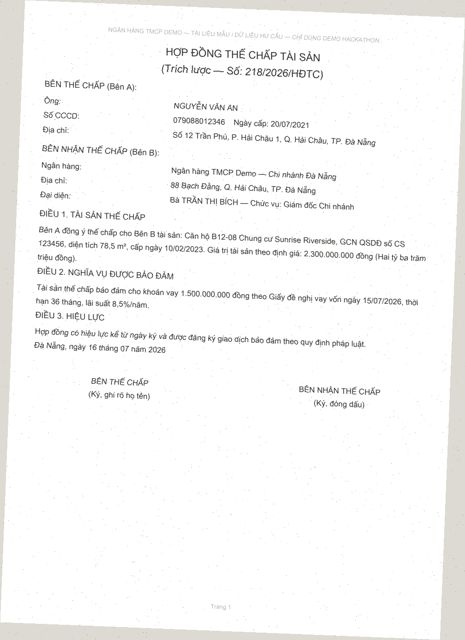
#> input picture training/dataset/credit_contract/03-hop-dong-the-chap-p0-0.jpg, 465 x 640 px; its folder holds only this picture in this run
$ python -i make_dataset.py   (imports and definitions only)
#> lines starting #> are read from the running program, lines starting #| are printed output that depends on the picture
#> further down, picture is the input picture: PIL image 465x640 RGB; mean R, G, B 246.9, 246.6, 246
# -*- coding: utf-8 -*-
"""Sinh dataset ảnh trang chứng từ từ demo-data cho classifier PyTorch.
4 lớp: loan_application, credit_contract, financial_statement, swift_mt103.
Augmentation: xoay, mờ, nhiễu, sáng/tối, ám vàng, bóng góc — mô phỏng scan/chụp thực tế.
"""
import os, random, glob
import pypdfium2 as pdfium
from PIL import Image, ImageFilter, ImageEnhance, ImageDraw

# [1 line not run here, left out]
DD = os.path.join(os.path.dirname(os.path.abspath(__file__)), "..", "demo-data")
OUT = os.path.join(os.path.dirname(os.path.abspath(__file__)), "dataset")

SOURCES = {
    "loan_application": glob.glob(f"{DD}/01-don-de-nghi-vay-von.pdf") + glob.glob(f"{DD}/bo-*/don-de-nghi-vay-von.pdf"),
    "credit_contract": glob.glob(f"{DD}/03-hop-dong-the-chap.pdf") + glob.glob(f"{DD}/bo-*/hop-dong-the-chap.pdf"),
    "financial_statement": glob.glob(f"{DD}/02-bao-cao-tai-chinh.pdf"),
    "swift_mt103": glob.glob(f"{DD}/04-swift-mt103.pdf") + glob.glob(f"{DD}/bo-*/dien-swift-mt103.pdf"),
}
# lớp ít trang gốc thì augment nhiều hơn cho cân bằng
AUG_PER_PAGE = {"loan_application": 30, "credit_contract": 36, "financial_statement": 180, "swift_mt103": 90}


def augment(img: Image.Image) -> Image.Image:
    img = img.convert("RGB")
    if random.random() < 0.6:
        tint = Image.new("RGB", img.size, (252, 248, 236))
        img = Image.blend(img, tint, random.uniform(0.05, 0.2))
    img = ImageEnhance.Contrast(img).enhance(random.uniform(0.75, 1.15))
    img = ImageEnhance.Brightness(img).enhance(random.uniform(0.8, 1.15))
    img = img.rotate(random.uniform(-4, 4), expand=True, fillcolor=(220, 218, 210))
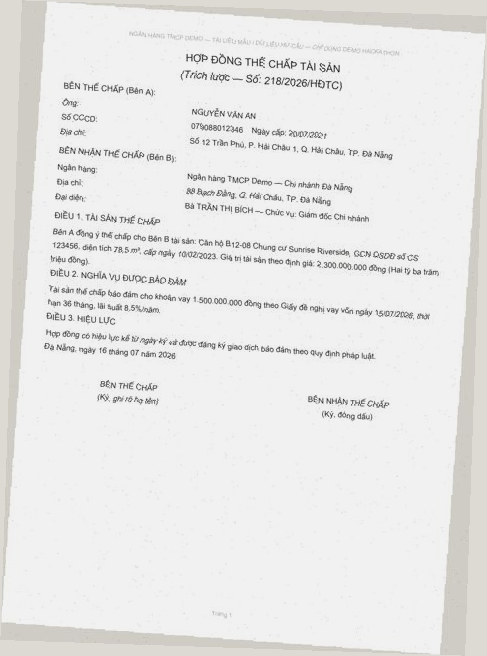
#> img: PIL image 487x656 RGB; mean R, G, B 232, 231.6, 230.5
    if random.random() < 0.7:
        img = img.filter(ImageFilter.GaussianBlur(random.uniform(0.2, 1.4)))
    if random.random() < 0.6:
        d = ImageDraw.Draw(img)
        w, h = img.size
        for _ in range(random.randrange(300, 2500)):
            x, y = random.randrange(w), random.randrange(h)
            g = random.randrange(90, 210)
            d.point((x, y), fill=(g, g, g))
    if random.random() < 0.4:  # crop lệch như chụp thiếu góc
        w, h = img.size
#> w = 487; h = 656
        dx, dy = int(w * random.uniform(0, 0.06)), int(h * random.uniform(0, 0.06))
#> dx = 13; dy = 22
        img = img.crop((dx, dy, w - int(w * random.uniform(0, 0.06)), h - int(h * random.uniform(0, 0.06))))
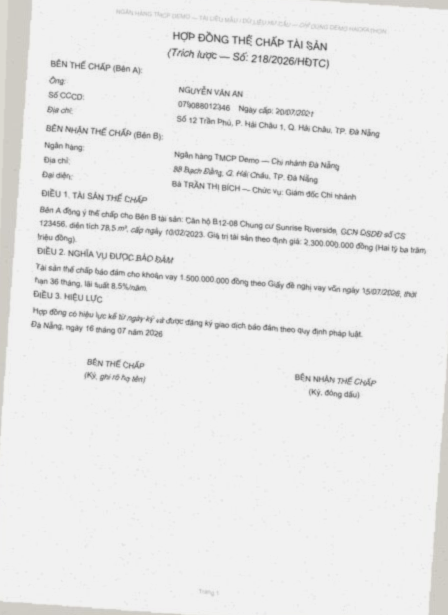
#> img: PIL image 448x615 RGB; mean R, G, B 233.8, 233.7, 233.4
    return img


total = 0
# [16 lines not run here, left out]

>>> from PIL import Image
>>> picture = Image.open('dataset/credit_contract/03-hop-dong-the-chap-p0-0.jpg')
>>> result = augment(picture)

$ run again, on training/dataset/credit_contract/03-hop-dong-the-chap-p0-1.jpg
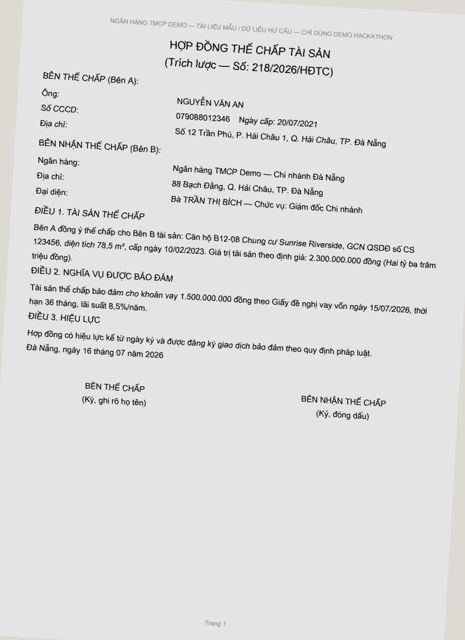
#> input picture training/dataset/credit_contract/03-hop-dong-the-chap-p0-1.jpg, 465 x 640 px
#> picture is the input picture: PIL image 465x640 RGB; mean R, G, B 221.7, 221.6, 221.3
#> in augment, `img = img.rotate(random.uniform(-4, 4), expand=True, fillcolor=(220, 2..`:
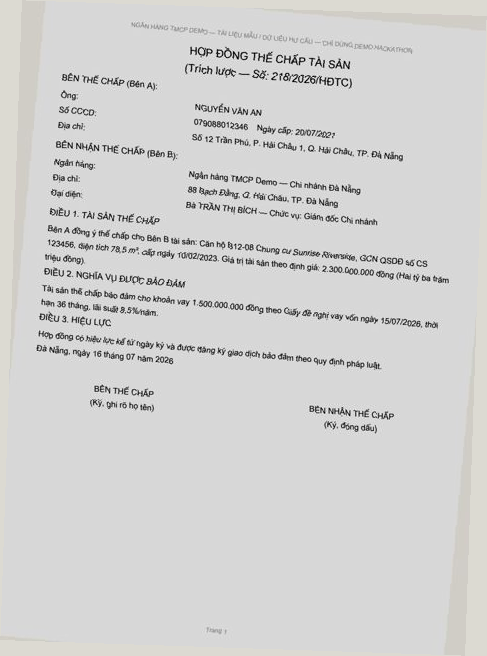
#> img: PIL image 487x656 RGB; mean R, G, B 209.5, 209.3, 208.5
#> in augment, `img = img.crop((dx, dy, w - int(w * random.uniform(0, 0.06)), h - int(..`:
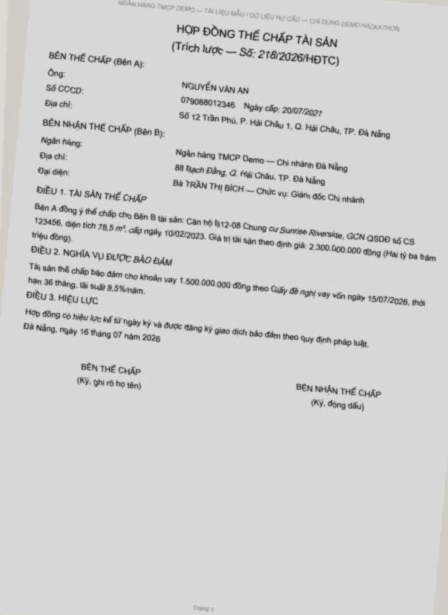
#> img: PIL image 448x615 RGB; mean R, G, B 208.4, 208.3, 208.2

$ run again, on training/dataset/credit_contract/03-hop-dong-the-chap-p0-10.jpg
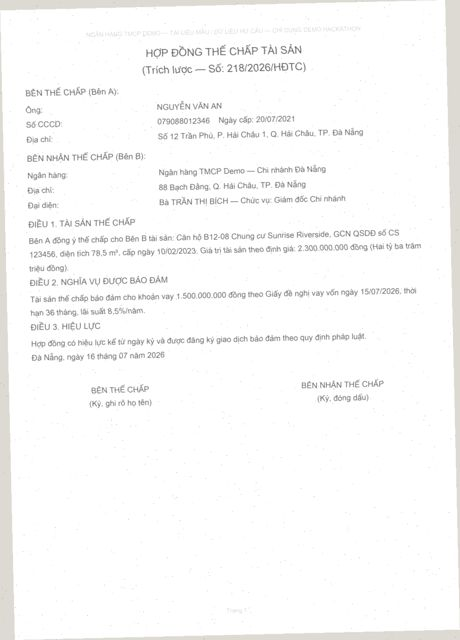
#> input picture training/dataset/credit_contract/03-hop-dong-the-chap-p0-10.jpg, 460 x 640 px
#> picture is the input picture: PIL image 460x640 RGB; mean R, G, B 249.4, 249.2, 248.9
#> in augment, `img = img.rotate(random.uniform(-4, 4), expand=True, fillcolor=(220, 2..`:
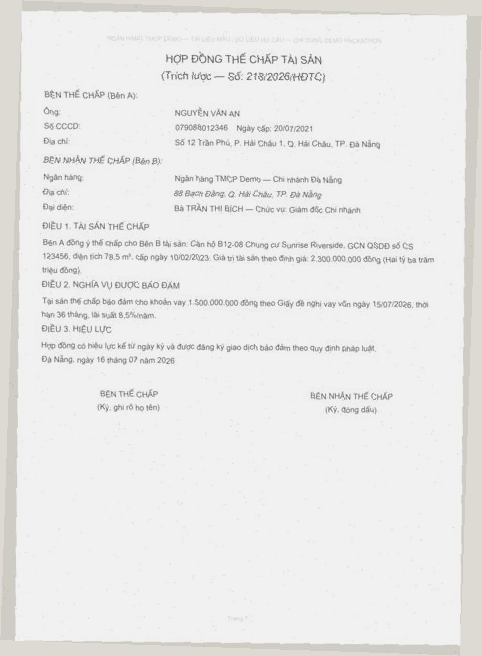
#> img: PIL image 482x656 RGB; mean R, G, B 234.3, 234, 233.1
#> in augment, `img = img.crop((dx, dy, w - int(w * random.uniform(0, 0.06)), h - int(..`:
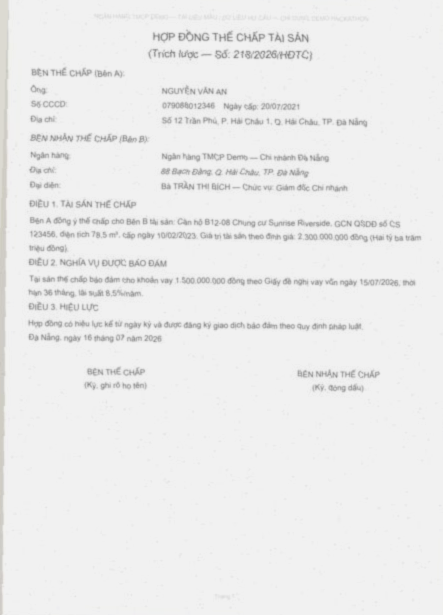
#> img: PIL image 443x615 RGB; mean R, G, B 236.4, 236.3, 236.2
